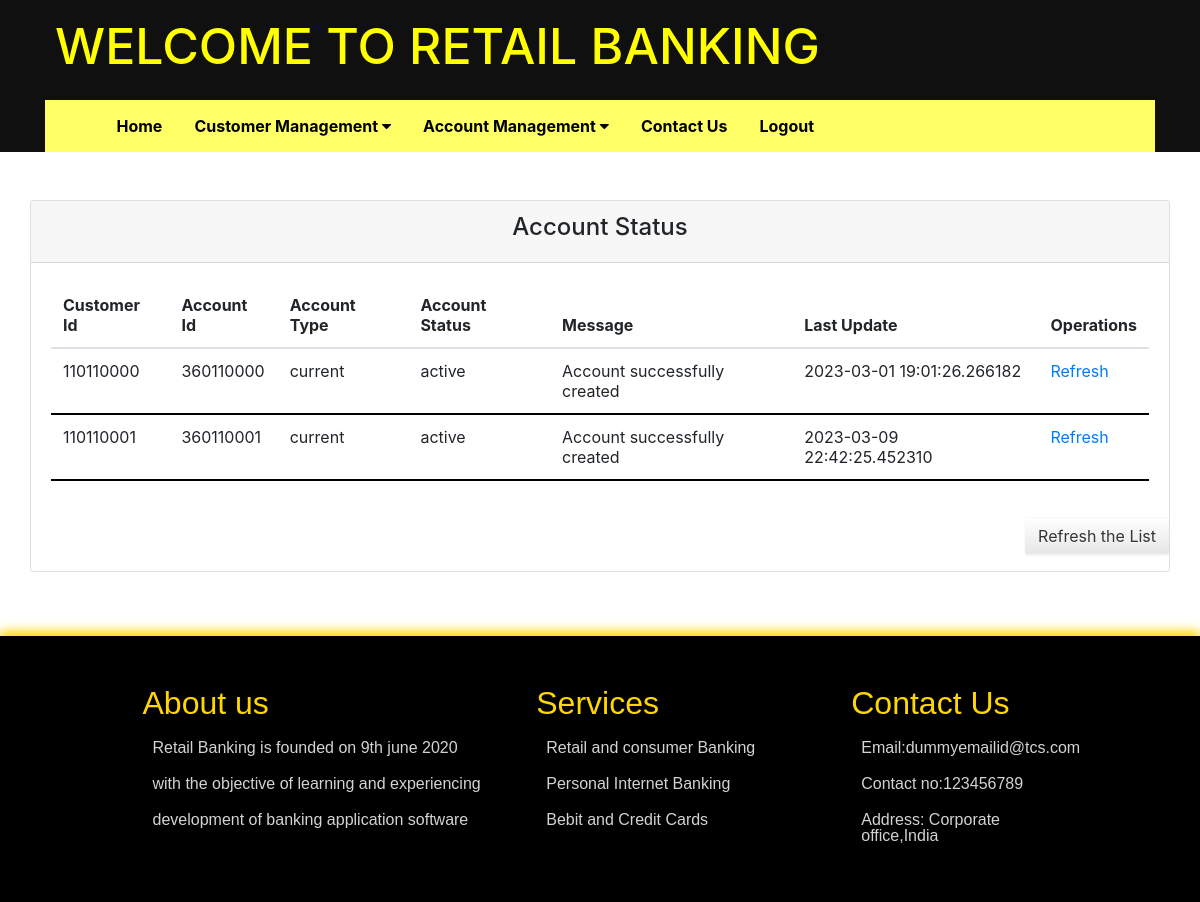
Page /viewaccountstatus (signed in) on the committed database.
### database.py (models this page shows)
class Accounts(Base):
    __tablename__='accounts'
    acc_id = Column(Integer,primary_key=True,autoincrement=True)
    acc_type = Column(String(250),nullable=False)
    balance = Column(Integer, nullable=False)
    cust_id = Column(Integer, ForeignKey('customers.cust_id'))
    customers = relationship(Customers)
    status = Column(String(250), nullable=False)
    message =  Column(String(250))
    last_update = Column(DateTime)

### app.py (the view)
@app.route("/viewaccountstatus" , methods=["GET", "POST"])
def viewaccountstatus():
    if 'user' not in session:
        return redirect(url_for('login'))
    if session['usert'] != "executive":
        flash("You don't have access to this page","warning")
        return redirect(url_for('dashboard'))
    if session['usert']=="executive":
        data = db.execute("select * from accounts").fetchall()
        if data:
            return render_template('viewaccountstatus.html', viewaccountstatus=True, data=data)
        else:
            flash("Accounts are not found!", 'danger')
    return render_template('viewaccountstatus.html', viewaccountstatus=True)

### templates/viewaccountstatus.html (shortened to what this page needs)
{% extends "layout.html" %}
{% block content %}
<div class = "row mb-3">
    <div class="card">
        <div class="card-header text-center">
            <h4>Account Status</h4>
        </div>
        <div class="card-body">
            {% if data %}
            <table class="table">
                <thead>
                  <tr>
                    <th> Customer Id</th>
                    <th> Account Id</th>
                    <th> Account Type</th>
                    <th> Account Status</th>
                    <th> Message</th>
                    <th>  Last Update</th>
                    <th> Operations</th>
                  </tr>
                </thead>
                <tbody>
                    {% for i in data %}
                  <tr>
                    <td> {{ i.cust_id }}</td>
                    <td>  {{ i.acc_id }}</td>
                    <td> {{ i.acc_type }}</td>
                    <td>   {{ i.status }}</td>
                    <td>   {{ i.message }}</td>
                    <td>   {{ i.last_update }}</td>
                    <td><a href="javaScript:void(0)" class="refresh_acc" data-acc_id={{ i.acc_id }}>Refresh</a></td>
                  </tr>
                  {%endfor%}
                </tbody>
              </table>
            </div>
            <div class="row">
              <div class="form-group col-md-12 text-center">
                  <div class="float-right">
                      <a href="{{ url_for('viewaccountstatus') }}">
                          <button class="btn">Refresh the List</button>
                      </a>
                  </div>
              </div>
          </div>
            {% endif %}
        </div>
    </div>
</div>
{% endblock %}

### templates/layout.html (shortened to what this page needs)
<!DOCTYPE html>
<html>
<head>
    <link rel="stylesheet" href="https://maxcdn.bootstrapcdn.com/font-awesome/4.7.0/css/font-awesome.min.css">
    <link rel="stylesheet" type="text/css" href="{{ url_for('static', filename = 'css/bootstrap.css') }}" />
    <link rel="stylesheet" type="text/css" href="{{ url_for('static', filename = 'css/bootstrap-responsive.css') }}" />
    <link rel="stylesheet" type="text/css" href="{{ url_for('static', filename = 'css/style.css') }}" />
    <link rel="stylesheet" type="text/css" href="{{ url_for('static', filename = 'css/pluton.css') }}" />
    <link rel="stylesheet" type="text/css" href="{{ url_for('static', filename = 'css/style-responsive.css') }}" />
    <link href="https://cdn.rawgit.com/michalsnik/aos/2.1.1/dist/aos.css" rel="stylesheet">
    <link rel="stylesheet" type="text/css" href="{{ url_for('static', filename = 'css/jquery.cslider.css') }}" />
    <link rel="stylesheet" type="text/css" href="{{ url_for('static', filename = 'css/jquery.bxslider.css') }}" />
    <link href="//maxcdn.bootstrapcdn.com/bootstrap/4.1.1/css/bootstrap.min.css" rel="stylesheet" id="bootstrap-css">
</head>
<body>
    {% include "includes/header.html" %}
<div class="container my-5">
    <div class="d-flex justify-content-center h-100">
        {% block content %}
        {% endblock %}
    </div>
    {% include "includes/footer.html" %}
</body>
</html>

### templates/includes/header.html
<header style="background-color:#101010 !important;">
        <div class="navbarlogo">
        <div class="navbar-innerlogo">
          <div class="container py-3">
                  <h1 style="color:yellow !important; font-size:50px; ">WELCOME TO RETAIL BANKING</h1>
            </div>
          </div>
        </div>
    <div class="container">
      {% include "includes/nav.html" %}
    </div>
</header>

### templates/includes/nav.html (shortened to what this page needs)
<div class="navbar">
  <a href="{{ url_for('dashboard') }}" class="nav-link {% if home %}active{% endif %}">Home</a>
  {% if not session['user'] %}
  <a href="{{ url_for('login') }}" class="nav-link {% if login %}active{% endif %}">Log In</a>
  {% else %}
    {% if session['usert']=="executive" %}
      <div class="subnav">
        <button class="subnavbtn">Customer Management <i class="fa fa-caret-down"></i></button>
      </div>
      <div class="subnav">
        <button class="subnavbtn">Account Management <i class="fa fa-caret-down"></i></button>
      </div>
    {% endif %}
    <a href="#contact">Contact Us</a>
    <a href="{{ url_for('logout') }}" class="nav-link">Logout</a>
  {% endif %}
</div>

### templates/includes/footer.html
<div class="footer col-sm-12">
  <div class="d-flex col-sm-10 py-5 mx-auto">
    <div class="sec1 col-sm-5">
        <h2>About us</h2>
        <p> Retail Banking is founded on 9th june 2020</p>
        <p> with the objective of learning and experiencing</p>
        <p>development of banking application software</p>
    </div>
    <div class="sec2 col-sm-4"><h2>Services</h2>
      <p>Retail and consumer Banking</p>
      <p>Personal Internet Banking</p>
      <p>Bebit and Credit Cards</p>
    </div>
    <div class="sec3 col-sm-3">
      <h2>Contact Us</h2>
      <p>Email:dummyemailid@tcs.com</p>
      <p>Contact no:123456789</p>
      <p>Address: Corporate office,India</p>
    </div>
  </div>
</div>

### static/css/style.css (style rules this page uses)
body { font-family:'Roboto', sans-serif; color: #FFF; line-height:1.2em; font-size:17px; }
a { color:#181A1C; text-decoration: none; }
h1, h2, h3, h4, h5, h6 { font-weight: normal; }
h1 { margin: 10px; }
p { padding: 10px; font-weight: 100; }
.footer h2 { color: #ffd700; text-align: 5px; }
.navbar { overflow: hidden; background-color: #ffff66 !important; margin: 0 !important; padding: 0 5% !important; border-radius: 0 !important; display: block !important; }
.navbar a { float: left; font-size: 16px; color: white; text-align: center; padding: 14px 16px; text-decoration: none; }
.navbarlogo { margin-bottom:0px; min-height:5px; }
.navbar-innerlogo { border-radius:0; filter: none; border: none; box-shadow: none; }
.highlighted-box th, td { text-align: left; border-bottom: 2px solid #000000; padding: 7px; }
.navbar a { float: left; font-size: 16px; color:#000; text-align: center; padding: 14px 16px; text-decoration: none; font-weight:bold; }
.subnav { float: left; overflow: hidden; }
.subnav .subnavbtn { font-size: 16px; font-weight:bold; border: none; outline: none; color:#000; padding: 14px 16px; background-color:#ffff66; margin: 0; }
.footer { box-shadow: 0px -5px 10px 0px #ffd700; background-color: black; line-height: 1; text-align: left; font-family: "Arial Narrow", Arial, sans-serif; }
.footer p { color:lightgrey; margin:0; }
* { box-sizing: border-box }
body { font-family: Verdana, sans-serif; margin:0 }

### rows in the picture
Accounts: cust_id "110110000", acc_id "360110000", acc_type "current", status "active", message "Account successfully created", last_update "2023-03-01 19:01:26.266182"
Accounts: cust_id "110110001", acc_id "360110001", acc_type "current", status "active", message "Account successfully created", last_update "2023-03-09 22:42:25.452310"
